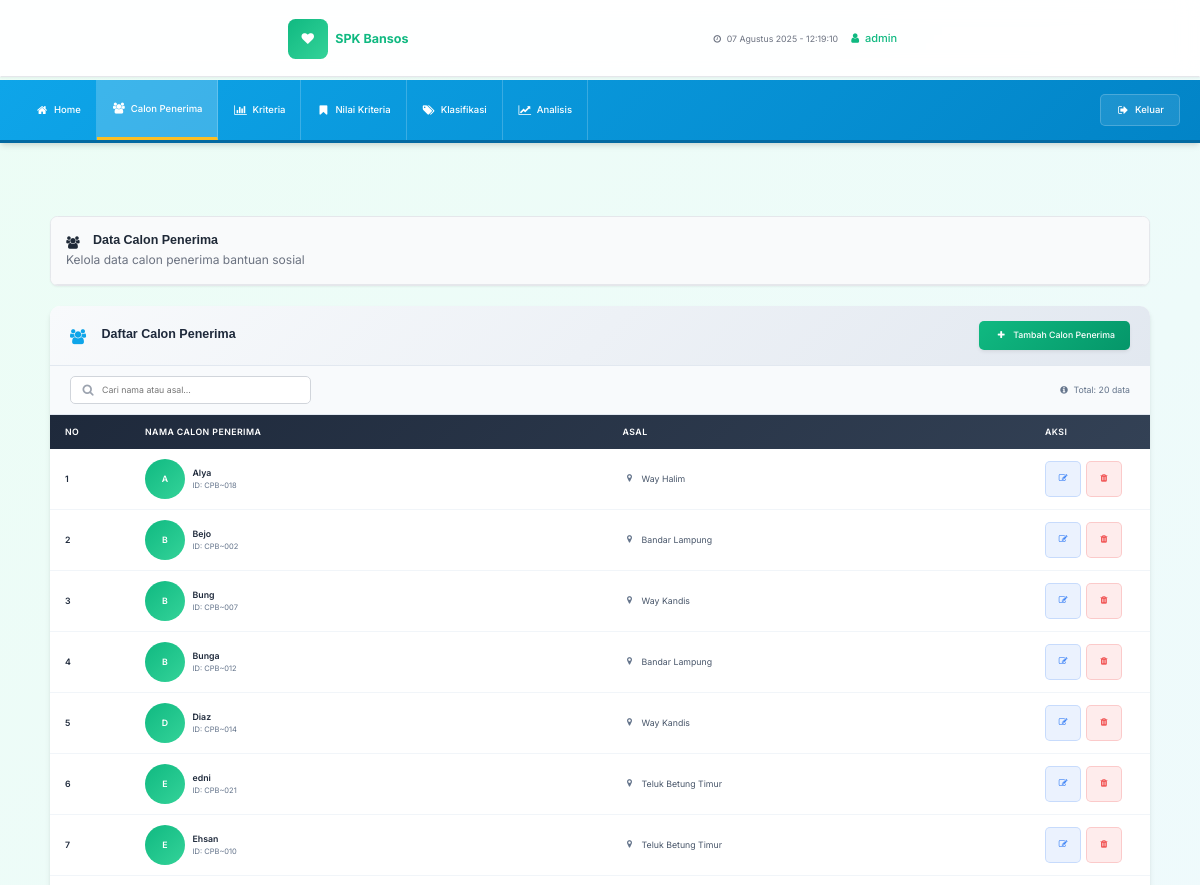
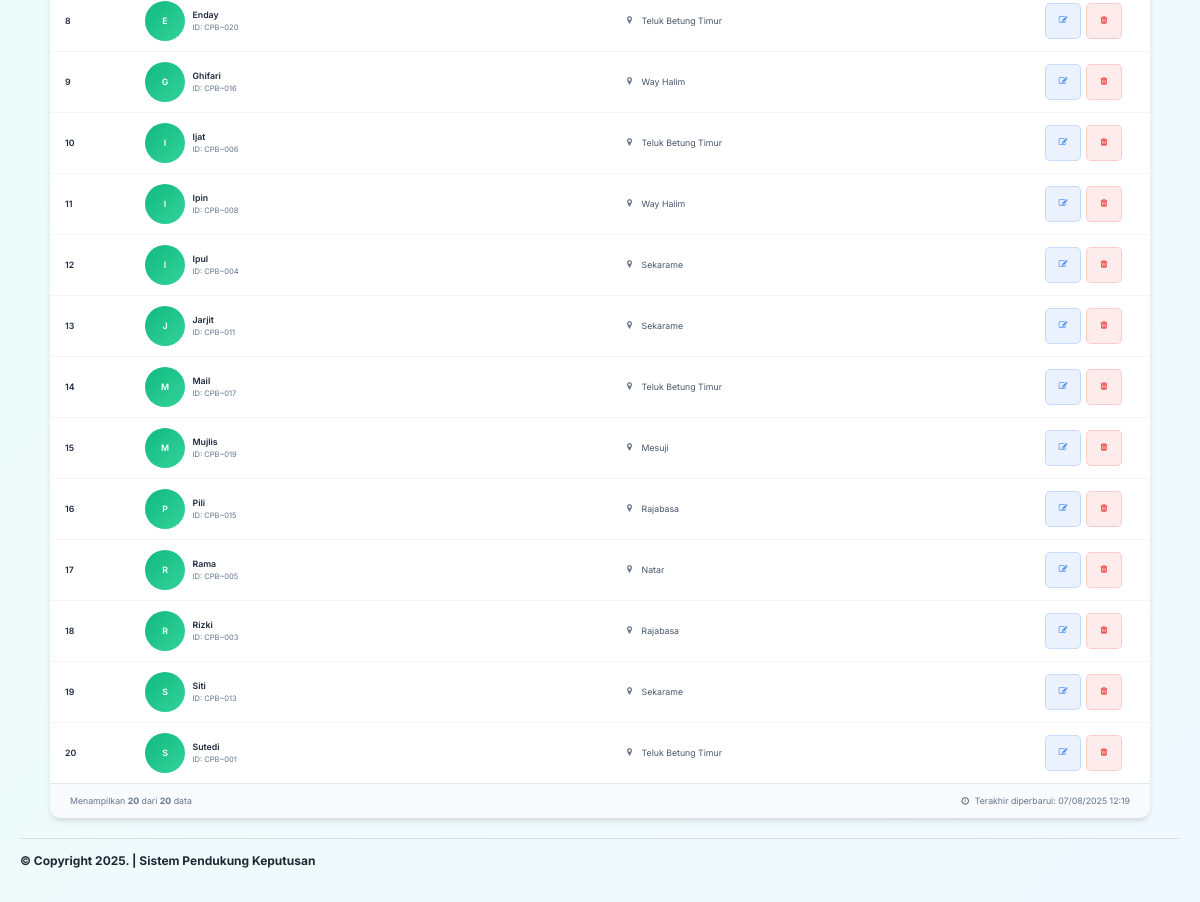
The page /admin/calon_penerima.php (signed in) on the database its author committed (2 pictures, top to bottom).
### tables this page shows
CREATE TABLE `penerima` (
  `id_penerima` varchar(10) NOT NULL,
  `nama_penerima` varchar(100) DEFAULT NULL,
  `asal` text
);

### admin/calon_penerima.php (the view, shortened to what this page needs)
<?php
include "head.php";
?>
<?php include "menu.php"; ?>
<div class="container-fluid">
	<div class="card mb-4 fade-in">
		<div class="card-header">
			<h2 class="card-title">
				<i class="fa fa-users"></i>
				Data Calon Penerima
			</h2>
			<p style="margin: 0; color: #6b7280;">Kelola data calon penerima bantuan sosial</p>
		</div>
	</div>
	<div class="modern-table-container fade-in">
		<div class="modern-table-header">
			<h3 class="modern-table-title">
				<i class="fa fa-users"></i>
				Daftar Calon Penerima
			</h3>
			<a href="calon_penerima_tambah.php" class="modern-btn">
				<i class="fa fa-plus"></i>
				Tambah Calon Penerima
			</a>
		</div>
		<div class="table-controls">
			<div class="search-box">
				<i class="fa fa-search"></i>
				<input type="text" placeholder="Cari nama atau asal..." id="searchInput">
			</div>
			<div style="color: #64748b; font-size: 0.875rem;">
				<i class="fa fa-info-circle"></i>
				Total: <span id="totalRecords">0</span> data
			</div>
		</div>
		<table class="modern-table" id="dataTable">
			<thead>
				<tr>
					<th style="width: 80px;">No</th>
					<th>Nama Calon Penerima</th>
					<th>Asal</th>
					<th style="width: 120px;">Aksi</th>
				</tr>
			</thead>
			<tbody>
				<?php
				$nomor = 0;
				$hasil = mysqli_query($konek, "select * from penerima ORDER BY nama_penerima ASC");
				$total_records = mysqli_num_rows($hasil);
				if ($total_records > 0) {
					while ($dataku = mysqli_fetch_assoc($hasil)) {
						$nomor++;
				?>
						<tr>
							<td><?php echo $nomor; ?></td>
							<td>
								<div style="display: flex; align-items: center; gap: 0.75rem;">
									<div style="width: 40px; height: 40px; background: linear-gradient(135deg, #10b981, #34d399); border-radius: 50%; display: flex; align-items: center; justify-content: center; color: white; font-weight: 600; font-size: 0.875rem;">
										<?php echo strtoupper(substr($dataku['nama_penerima'], 0, 1)); ?>
									</div>
									<div>
										<div style="font-weight: 600; color: #1e293b;"><?php echo htmlspecialchars($dataku['nama_penerima']); ?></div>
										<div style="font-size: 0.75rem; color: #64748b;">ID: <?php echo $dataku['id_penerima']; ?></div>
									</div>
								</div>
							</td>
							<td>
								<div style="display: flex; align-items: center; gap: 0.5rem;">
									<i class="fa fa-map-marker" style="color: #64748b;"></i>
									<?php echo htmlspecialchars($dataku['asal']); ?>
								</div>
							</td>
							<td>
								<div class="action-buttons">
									<a href="calon_penerima_edit.php?id_penerima=<?php echo $dataku['id_penerima']; ?>"
										class="action-btn edit"
										title="Edit Data">
										<i class="fa fa-edit"></i>
									</a>
									<a href="calon_penerima_hapus.php?id_penerima=<?php echo $dataku['id_penerima']; ?>"
										class="action-btn delete"
										title="Hapus Data"
										onclick="return confirm('Apakah Anda yakin ingin menghapus data ini?')">
										<i class="fa fa-trash"></i>
									</a>
								</div>
							</td>
						</tr>
					<?php
					}
				} ?>
			</tbody>
		</table>
		<?php if ($total_records > 0) { ?>
			<div class="pagination-container">
				<div class="pagination-info">
					Menampilkan <strong><?php echo $total_records; ?></strong> dari <strong><?php echo $total_records; ?></strong> data
				</div>
				<div style="color: #64748b; font-size: 0.875rem;">
					<i class="fa fa-clock-o"></i>
					Terakhir diperbarui: <?php echo date('d/m/Y H:i'); ?>
				</div>
			</div>
		<?php } ?>
	</div>
</div>
<?php include "footer.php"; ?>

### css/modern-styles.css (style rules this page uses)
:root { --primary-color: #10b981; --primary-dark: #059669; --primary-light: #34d399; --secondary-color: #3b82f6; --accent-color: #f59e0b; --success-color: #10b981; --warning-color: #f59e0b; --error-color: #ef4444; --text-primary: #1f2937; --text-secondary: #6b7280; --text-light: #9ca3af; --bg-primary: #ffffff; --bg-secondary: #f9fafb; --bg-tertiary: #f3f4f6; --border-color: #e5e7eb; --shadow-sm: 0 1px 2px 0 rgba(0, 0, 0, 0.05); --shadow-md: 0 4px 6px -1px rgba(0, 0, 0, 0.1), 0 2px 4px -1px rgba(0, 0, 0, 0.06); --shadow-lg: 0 10px 15px -3px rgba(0, 0, 0, 0.1), 0 4px 6px -2px rgba(0, 0, 0, 0.05); --shadow-xl: 0 20px 25px -5px rgba(0, 0, 0, 0.1), 0 10px 10px -5px rgba(0, 0, 0, 0.04); --radius-sm: 0.375rem; --radius-md: 0.5rem; --radius-lg: 0.75rem; --radius-xl: 1rem; }
* { box-sizing: border-box; }
body { font-family: 'Inter', -apple-system, BlinkMacSystemFont, 'Segoe UI', Roboto, sans-serif; background: linear-gradient(135deg, #ecfdf5 0%, #f0f9ff 100%); color: var(--text-primary); line-height: 1.6; font-size: 14px; min-height: 100vh; margin: 0; padding: 0; }
.card { background: var(--bg-primary); border: 1px solid var(--border-color); border-radius: var(--radius-lg); box-shadow: var(--shadow-sm); transition: all 0.2s ease; overflow: hidden; }
.card-header { padding: 1.5rem; border-bottom: 1px solid var(--border-color); background: var(--bg-secondary); }
.card-title { font-size: 1.25rem; font-weight: 600; color: var(--text-primary); margin: 0; display: flex; align-items: center; gap: 0.5rem; }
.fade-in { animation: fadeIn 0.5s ease-out; }

### css/brain-theme.css (style rules this page uses)
html { height: 100%; }
body { background: url(../images/interface/background.png) repeat; font-size: 12px; min-height: 100%; position: relative; padding-top: 36px; }
a { cursor: pointer; }
h2, .h2 { font-size: 22px; }
h3, .h3 { font-size: 20px; }
h2 .fa, .h2 .fa { margin: 5px 8px 0 0; float: left; }
h3 .fa, .h3 .fa { margin: 3px 8px 0 0; float: left; }
.container-fluid { padding: 0 30px; }
input[type=text], input[type=password], textarea { -webkit-appearance: none; }

### css/styles.css (style rules this page uses)
@media (min-width: 768px) { a, .btn, .caret, .close, .sidebar, .select2-choice abbr, .select2-highlighted, .ui-slider-range, .ui-datepicker-trigger, .ui-timepicker-list li, .checker span:after, .checker span, .navbar-toggle, .thumb-options, .select2-arrow b, .thumb-zoom img, .fc-button, .page-content { -webkit-transition: all 0.15s ease-in-out; -moz-transition: all 0.15s ease-in-out; -o-transition: all 0.15s ease-in-out; transition: all 0.15s ease-in-out; } }
.fa { position: relative; font-size: 14px; min-width: 14px; text-align: center; }
h1, h2, h3, h4, h5, h6, .navigation > li > a, .stats li span { font-family: 'Cuprum', sans-serif; font-weight: normal; }
.table-controls { text-align: center; }

### rows shown on the page
penerima: nama_penerima "A", nama_penerima "Alya", id_penerima "CPB~018", asal "Way Halim"
penerima: nama_penerima "B", nama_penerima "Bejo", id_penerima "CPB~002", asal "Bandar Lampung"
penerima: nama_penerima "B", nama_penerima "Bung", id_penerima "CPB~007", asal "Way Kandis"
penerima: nama_penerima "B", nama_penerima "Bunga", id_penerima "CPB~012", asal "Bandar Lampung"
penerima: nama_penerima "D", nama_penerima "Diaz", id_penerima "CPB~014", asal "Way Kandis"
penerima: nama_penerima "E", nama_penerima "edni", id_penerima "CPB~021", asal "Teluk Betung Timur"
penerima: nama_penerima "E", nama_penerima "Ehsan", id_penerima "CPB~010", asal "Teluk Betung Timur"
penerima: nama_penerima "E", nama_penerima "Enday", id_penerima "CPB~020", asal "Teluk Betung Timur"
penerima: nama_penerima "G", nama_penerima "Ghifari", id_penerima "CPB~016", asal "Way Halim"
penerima: nama_penerima "I", nama_penerima "Ijat", id_penerima "CPB~006", asal "Teluk Betung Timur"
penerima: nama_penerima "I", nama_penerima "Ipin", id_penerima "CPB~008", asal "Way Halim"
penerima: nama_penerima "I", nama_penerima "Ipul", id_penerima "CPB~004", asal "Sekarame"
penerima: nama_penerima "J", nama_penerima "Jarjit", id_penerima "CPB~011", asal "Sekarame"
penerima: nama_penerima "M", nama_penerima "Mail", id_penerima "CPB~017", asal "Teluk Betung Timur"
penerima: nama_penerima "M", nama_penerima "Mujlis", id_penerima "CPB~019", asal "Mesuji"
penerima: nama_penerima "P", nama_penerima "Pili", id_penerima "CPB~015", asal "Rajabasa"
penerima: nama_penerima "R", nama_penerima "Rama", id_penerima "CPB~005", asal "Natar"
penerima: nama_penerima "R", nama_penerima "Rizki", id_penerima "CPB~003", asal "Rajabasa"
penerima: nama_penerima "S", nama_penerima "Siti", id_penerima "CPB~013", asal "Sekarame"
penerima: nama_penerima "S", nama_penerima "Sutedi", id_penerima "CPB~001", asal "Teluk Betung Timur"

### other values the page prints
$tanggal "07 Agustus 2025"
$_SESSION['nama'] "admin"
$total_records "20"
